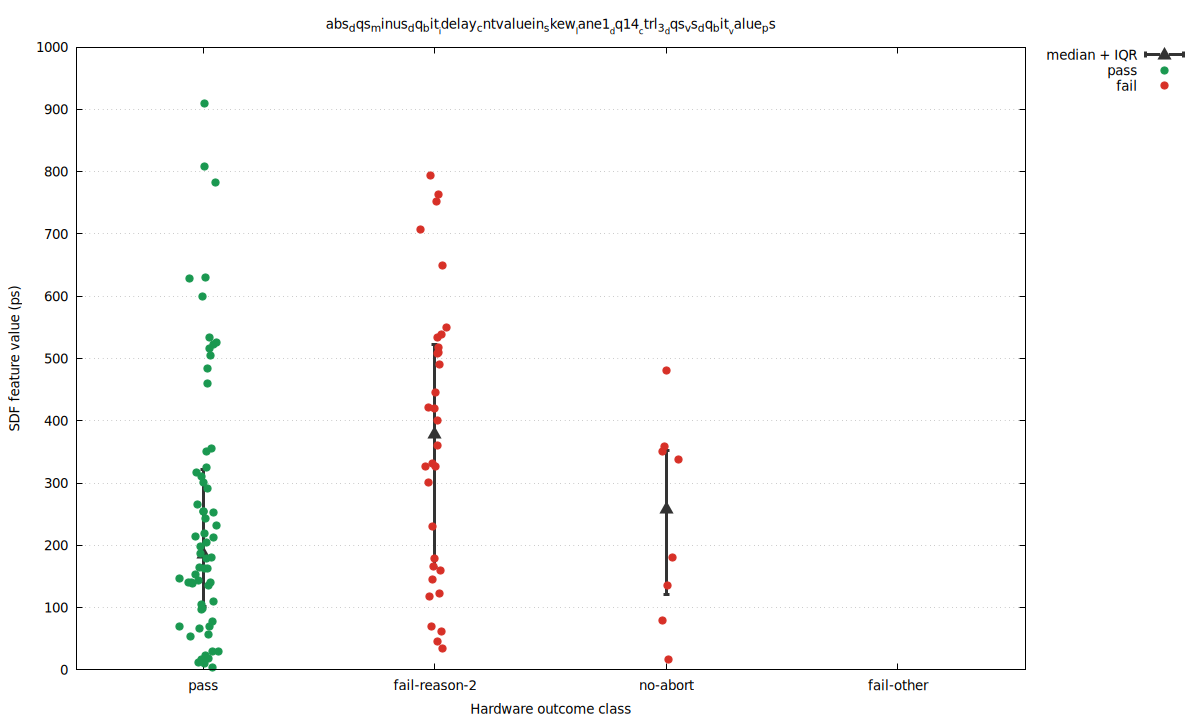

Recreate this plot in gnuplot.
set terminal pngcairo size 1200,720 enhanced font 'DejaVu Sans,10'
set output 'baseline_seed_1_30_skew_abs_dqs_minus_dq_bit_idelay_cntvaluein_skew_lane1_dq14_ctrl_3_dqs_vs_dq_bit_value_ps_d.png'
set datafile separator comma
set key outside right top
set grid ytics
set xrange [0.45:4.55]
set xtics ('pass' 1, 'fail-reason-2' 2, 'no-abort' 3, 'fail-other' 4)
set xlabel 'Hardware outcome class'
set ylabel 'SDF feature value (ps)'
set title 'abs_dqs_minus_dq_bit__idelay_cntvaluein_skew__lane1__dq14__ctrl_3__dqs_vs_dq_bit__value_ps'
plot \
  'baseline_seed_1_30_skew_abs_dqs_minus_dq_bit_idelay_cntvaluein_skew_lane1_dq14_ctrl_3_dqs_vs_dq_bit_value_ps_d.summary.dat' using 1:4:3:5 with yerrorbars pt 9 ps 1.5 lw 3 lc rgb '#333333' title 'median + IQR', \
  'baseline_seed_1_30_skew_abs_dqs_minus_dq_bit_idelay_cntvaluein_skew_lane1_dq14_ctrl_3_dqs_vs_dq_bit_value_ps_d.dat' using 1:4 with points pt 7 ps 1.2 lc rgb '#1a9850' title 'pass', \
  'baseline_seed_1_30_skew_abs_dqs_minus_dq_bit_idelay_cntvaluein_skew_lane1_dq14_ctrl_3_dqs_vs_dq_bit_value_ps_d.dat' using 1:5 with points pt 7 ps 1.2 lc rgb '#d73027' title 'fail'
